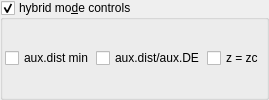
    <widget class="MyGroupBox" name="groupCheck_transf_function_enabledJ_false">
     <property name="toolTip">
      <string/>
     </property>
     <property name="title">
      <string>hybrid mo&amp;de controls</string>
     </property>
     <property name="checkable">
      <bool>true</bool>
     </property>
     <layout class="QVBoxLayout" name="verticalLayout_33" stretch="0">
      <property name="spacing">
       <number>2</number>
      </property>
      <property name="leftMargin">
       <number>2</number>
      </property>
      <property name="topMargin">
       <number>2</number>
      </property>
      <property name="rightMargin">
       <number>2</number>
      </property>
      <property name="bottomMargin">
       <number>2</number>
      </property>
      <item>
       <layout class="QGridLayout" name="gridLayout_30" columnstretch="0,0,0">
        <property name="spacing">
         <number>2</number>
        </property>
        <item row="0" column="0">
         <widget class="MyCheckBox" name="checkBox_transf_function_enabledD_false">
          <property name="text">
           <string notr="true">aux.dist min</string>
          </property>
         </widget>
        </item>
        <item row="0" column="1">
         <widget class="MyCheckBox" name="checkBox_transf_function_enabledK_false">
          <property name="text">
           <string notr="true">aux.dist/aux.DE</string>
          </property>
         </widget>
        </item>
        <item row="0" column="2">
         <widget class="MyCheckBox" name="checkBox_transf_function_enabledE_false">
          <property name="text">
           <string notr="true">z = zc</string>
          </property>
         </widget>
        </item>
       </layout>
      </item>
     </layout>
    </widget>
